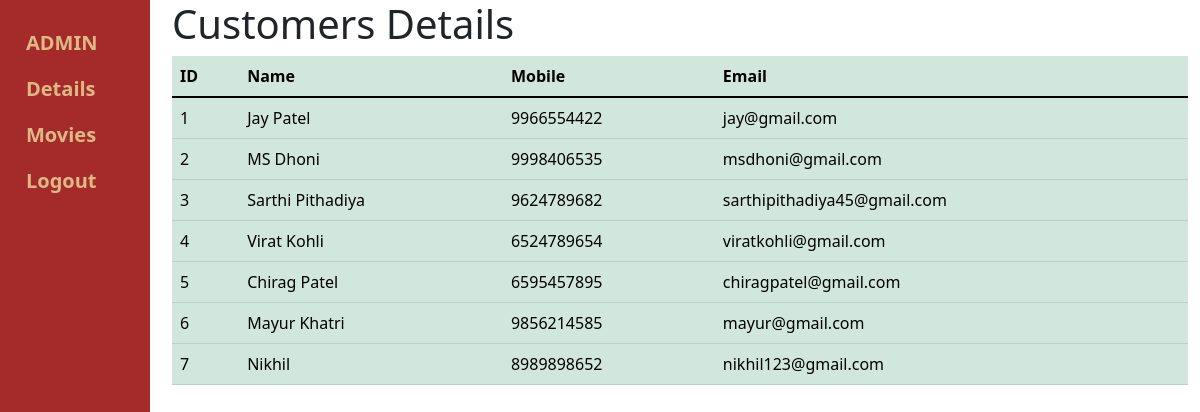
/Admin/admin_coustomers.php (signed in), run on the app's committed database.
### tables this page shows
CREATE TABLE `signup_booking` (
  `coust_id` int(11) NOT NULL,
  `name` varchar(30) NOT NULL,
  `mobile` varchar(10) NOT NULL,
  `email` varchar(30) NOT NULL,
  `password` varchar(30) NOT NULL,
  `cpassword` varchar(30) NOT NULL
);

### Admin/admin_coustomers.php (the view, shortened to what this page needs)
<?php
include('sidebar_admin.php');
if(isset($_SESSION['admin'])){
?>
<?php
require_once "../db_booking.php";
?>
<!DOCTYPE html>
<html lang="en">
<head>
    <link href="https://cdn.jsdelivr.net/npm/bootstrap@5.1.3/dist/css/bootstrap.min.css" rel="stylesheet">
    <link rel="stylesheet" href="https://cdn.jsdelivr.net/npm/bootstrap-icons@1.3.0/font/bootstrap-icons.css">
    <link rel="stylesheet" href="../CSS/admin_coust.css">
</head>
<body>
    <div class="customers">
        <div class="container">
            <div class="coustomer-header">
                <h1> Customers Details </h1>
            </div>
            <div class="table">
                <table class="table table-success">
                    <thead>
                        <tr>
                            <th>ID</th>
                            <th>Name</th>
                            <th>Mobile</th>
                            <th>Email</th>
                        </tr>
                    </thead>
                    <?php
                        $result_table = mysqli_query($conn, "select * from signup_booking");
                        while($data = mysqli_fetch_array($result_table))
                        {
                     ?>
                            <tr>
                            <td><?php echo $data['coust_id']; ?></td>
                             <td><?php echo $data['name']; ?></td>
                                <td><?php echo $data['mobile']; ?></td>
                                <td><?php echo $data['email']; ?></td>
                            </tr>
                            <?php
                        }
                        ?>
                </table>
            </div>
        </div>
    </div>
</body>
</html>
<?php
}else{
    die('<script type="text/javascript">alert("First you need to Login to access");location.replace("admin_login.php")</script>');
}

### Admin/sidebar_admin.php (shortened to what this page needs)
<?php
if (isset($_SESSION['admin'])) {
?>
    <!DOCTYPE html>
    <html lang="en">
    <head>
        <link href="https://cdn.jsdelivr.net/npm/bootstrap@5.1.3/dist/css/bootstrap.min.css" rel="stylesheet">
        <link rel="stylesheet" href="https://cdn.jsdelivr.net/npm/bootstrap-icons@1.3.0/font/bootstrap-icons.css">
        <link rel="stylesheet" href="../CSS/admin_sidebar.css">
    </head>
    <body>
        <div class="sidebar">
            <ul class="navbar-nav">
                <li class="nav-item mx-3">
                    <a class="nav-link tens" href="../Admin/admin_panel.php">ADMIN</a>
                </li>
                <li class="nav-item mx-3">
                    <a class="nav-link tens" href="../Admin/admin_coustomers.php">Details</a>
                </li>
                <li class="nav-item mx-3">
                    <a class="nav-link tens" href="../Admin/admin_movie_post.php">Movies</a>
                </li>
                <?php
                if (isset($_SESSION['admin'])) {
                    echo '<li class="nav-item  mx-3">
                        <a class="nav-link tens" href="../Admin/admin_logout.php">Logout</a></li>';
                } else {
                    echo '<li class="nav-item  mx-3">
                        <a class="nav-link tens" href="../Admin/admin_login.php">Log in</a></li>';
                }
                ?>
            </ul>
        </div>
    </body>
    </html>
<?php
} else {
    die('<script type="text/javascript">alert("First you need to Login to access");location.replace("admin_login.php")</script>');
}

### CSS/admin_sidebar.css (style rules this page uses)
.sidebar { height: 100%; width: 150px; position: fixed; background-color: brown; overflow-x: hidden; padding-top: 20px; top: 0; left: 0; }
.sidebar a { color: burlywood; font-weight: bold; font-size: 20px; margin-left: 10px; }

### CSS/admin_coust.css (style rules this page uses)
.customers { margin-left: 160px; }

### data on the page
signup_booking: coust_id "1", name "Jay Patel", mobile "9966554422", email "jay@gmail.com"
signup_booking: coust_id "2", name "MS Dhoni", mobile "9998406535", email "msdhoni@gmail.com"
signup_booking: coust_id "3", name "Sarthi Pithadiya", mobile "9624789682", email "sarthipithadiya45@gmail.com"
signup_booking: coust_id "4", name "Virat Kohli", mobile "6524789654", email "viratkohli@gmail.com"
signup_booking: coust_id "5", name "Chirag Patel", mobile "6595457895", email "chiragpatel@gmail.com"
signup_booking: coust_id "6", name "Mayur Khatri", mobile "9856214585", email "mayur@gmail.com"
signup_booking: coust_id "7", name "Nikhil", mobile "8989898652", email "nikhil123@gmail.com"
